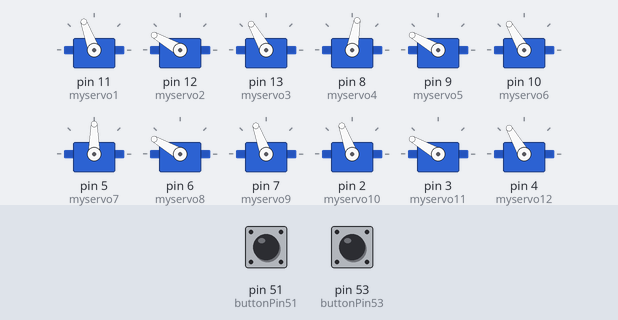
This sketch was run on a simulated Arduino Mega 2560, built with avr-gcc and run on an emulated ATmega2560. Shown: 12 × servo. The inputs (shaded band) are chosen by the test bench; at power-on: pin 51 (buttonPin51) LOW, pin 53 (buttonPin53) LOW.

Above: at 1.2 s.
1.3 s: pin 51 (buttonPin51) pulled HIGH for 0.15 s
At 2.06 s:
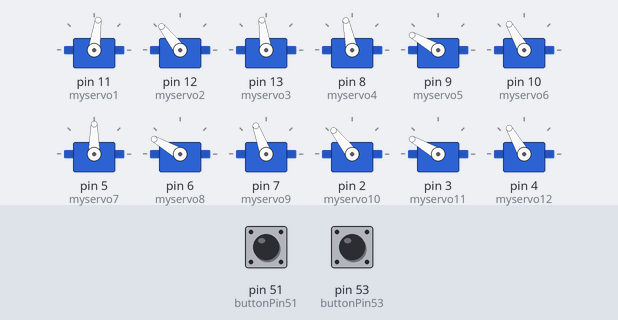
4.3 s: pin 53 (buttonPin53) pulled HIGH for 3.2 s
At 4.45 s:
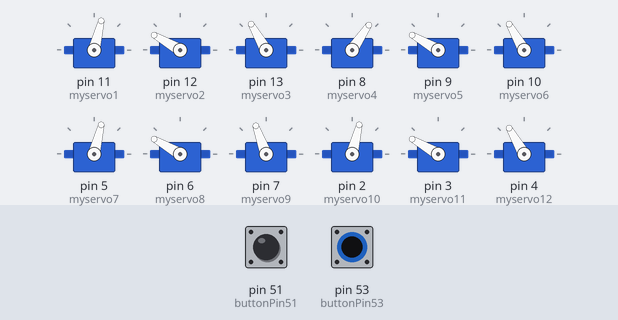
9.0 s: pin 51 (buttonPin51) pulled HIGH for 3.2 s
At 9.15 s:
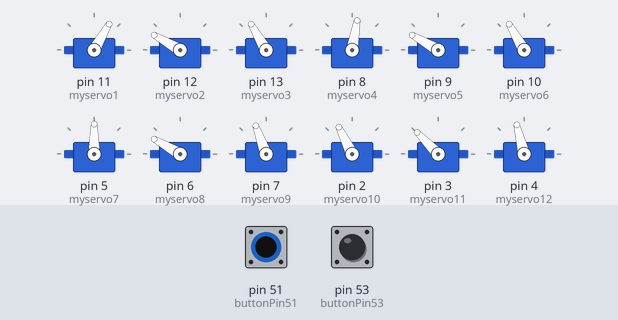
13.8 s: pin 53 (buttonPin53) pulled HIGH for 0.15 s
16.9 s: pin 53 (buttonPin53) pulled HIGH for 1 s
19.9 s: pin 51 (buttonPin51) pulled HIGH for 1 s
At 20.97 s:
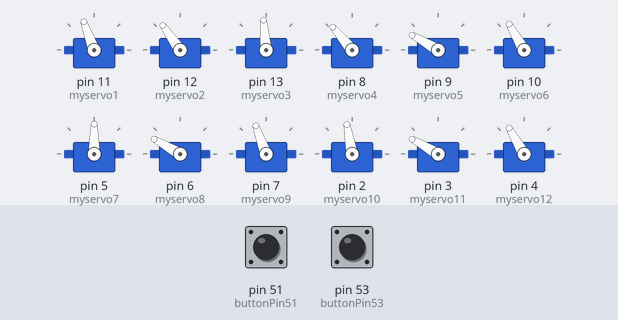
Timing chart, 0 to 23.7 s (numbered marks = the images above; inputs shaded):
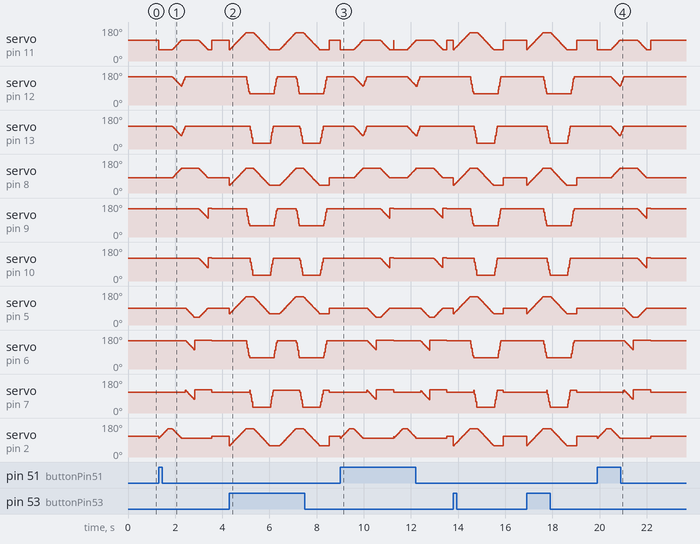

Measured:
- after the input at 1.3 s, servo on pin 8 (myservo4): rises from 80° to 130° in 0.37 s, then falls to 80° in 1.1 s
- after the input at 19.9 s, servo on pin 8 (myservo4): rises from 80° to 130° in 0.37 s, then falls to 80° in 1.1 s

The sketch:

Programa.ino
```cpp
#include <Servo.h>
Servo myservo1;
Servo myservo2;
Servo myservo3;
Servo myservo4;
Servo myservo5;
Servo myservo6;
Servo myservo7;
Servo myservo8;
Servo myservo9;
Servo myservo10;
Servo myservo11;
Servo myservo12;

int pos1 = 60;
int pos2 = 90;
int pos3 = 120;
int i;
int j;
int k;
int z;
int h;
int buttonState1;
int buttonState2;

const int buttonPin53 = 53;
const int buttonPin51 = 51;
void setup()
{
  myservo1.attach(11);
  myservo2.attach(12);
  myservo3.attach(13);

  myservo4.attach(8);
  myservo5.attach(9);
  myservo6.attach(10);

  myservo7.attach(5);
  myservo8.attach(6);
  myservo9.attach(7);

  myservo10.attach(2);
  myservo11.attach(3);
  myservo12.attach(4);

  pinMode(buttonPin53, INPUT);
  pinMode(buttonPin51, INPUT);
}

void loop()
{
  //Giro
  buttonState1 = digitalRead(buttonPin53);
  buttonState2 = digitalRead(buttonPin51);
  if (buttonState2 == HIGH)
 {
   myservo7.write(90);
  myservo1.write(60);
  myservo4.write(80);
  myservo10.write(100);
  myservo2.write(150);
  myservo5.write(150);
  myservo8.write(150);
  myservo11.write(150);

  myservo3.write(120);
  myservo6.write(120);
  myservo9.write(110);
  myservo12.write(120);

for(j=0; j<=50; j+=2)
  {
    myservo10.write(100+j);
    myservo11.write(150-j);
    myservo12.write(120-j);
    myservo1.write(60);
    delay(15);
  }
for(i=0; i<= 50; i+=5)
  {
    myservo11.write(100+i);
    myservo12.write(70+i);
    delay(15);
  }
for(k=0; k<= 50; k+=2)
  {
    myservo1.write(60+k);
    myservo2.write(150-k);
    myservo3.write(120-k);
    myservo10.write(150-k);
    myservo4.write(80+k);
    delay(15);
  }
for(i=0; i<= 50; i+=5)
  {
    myservo2.write(100+i);
    myservo3.write(70+i);
    delay(15);
  }
for(z=0; z<= 50; z+=2)
  {
    myservo7.write(90-z);
    myservo8.write(150-z);
    myservo9.write(120-z);
    delay(15);
  }
  for(i=0; i<= 50; i+=5)
  {
    myservo8.write(100+z);
    myservo9.write(70+z);
    delay(15);
  }
   for(h=0; h<= 50; h+=2)
  {
    myservo4.write(130-h);
    myservo5.write(150-h);
    myservo6.write(120-h);
    myservo1.write(110-h);
    myservo7.write(40+h);
    delay(15);
  }
  for(i=0; i<= 50; i+=5)
  {
    myservo5.write(100+z);
    myservo6.write(70+z);
    delay(15);
  }
 }
  if (buttonState1 == HIGH)
  {
     for(pos1=60; pos1 <= 150; pos1+=2)
  {
    myservo1.write(pos1);
    myservo4.write(pos1-20);
    myservo7.write(pos1);
    myservo10.write(pos1);
    delay(15);
  }
   for(pos2=150; pos2 >=60 ; pos2-=10)
  {
    myservo2.write(pos2);
    myservo5.write(pos2);
    myservo8.write(pos2);
    myservo11.write(pos2);
    delay(15);
  }
  for(pos3=120; pos3 >=30 ; pos3-=10)
  {
    myservo3.write(pos3);
    myservo6.write(pos3);
    myservo9.write(pos3);
    myservo12.write(pos3);
    delay(15);
  }
    for(pos1=150; pos1 >=60; pos1-=2)
  {
    myservo1.write(pos1);
    myservo4.write(pos1-20);
    myservo7.write(pos1);
    myservo10.write(pos1);
    delay(15);
  }
   for(pos3=30; pos3 <=120 ; pos3+=10)
  {
    myservo3.write(pos3);
    myservo6.write(pos3);
    myservo9.write(pos3);
    myservo12.write(pos3);
    delay(15);
  }
    for(pos2=60; pos2 <=150 ; pos2+=10)
  {
    myservo2.write(pos2);
    myservo5.write(pos2);
    myservo8.write(pos2);
    myservo11.write(pos2);
    delay(15);
  }
  delay(100);
  }


  else{
    //Pata 1
    myservo1.write(110);
                        myservo2.write(150);
                                           myservo3.write(120);
    //Pata 2
    myservo4.write(80);
                       myservo5.write(150);
                                           myservo6.write(120);
    //Pata 3
    myservo7.write(90);
                       myservo8.write(150);
                                           myservo9.write(110);
    //Pata 4

    myservo10.write(110);
                       myservo11.write(150);
                                            myservo12.write(120);
  }
  }
```
